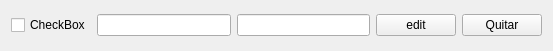
<?xml version="1.0" encoding="UTF-8"?>
<ui version="4.0">
 <class>Task</class>
 <widget class="QWidget" name="Task">
  <property name="geometry">
   <rect>
    <x>0</x>
    <y>0</y>
    <width>553</width>
    <height>51</height>
   </rect>
  </property>
  <property name="windowTitle">
   <string>Form</string>
  </property>
  <layout class="QHBoxLayout" name="horizontalLayout">
   <item>
    <widget class="QCheckBox" name="checkbox">
     <property name="text">
      <string>CheckBox</string>
     </property>
    </widget>
   </item>
   <item>
    <widget class="QLineEdit" name="lineEditPais"/>
   </item>
   <item>
    <widget class="QLineEdit" name="lineEditCapital"/>
   </item>
   <item>
    <widget class="QPushButton" name="editButton">
     <property name="text">
      <string>edit</string>
     </property>
    </widget>
   </item>
   <item>
    <widget class="QPushButton" name="removeButton">
     <property name="text">
      <string>Quitar</string>
     </property>
    </widget>
   </item>
  </layout>
 </widget>
 <resources/>
 <connections/>
</ui>
